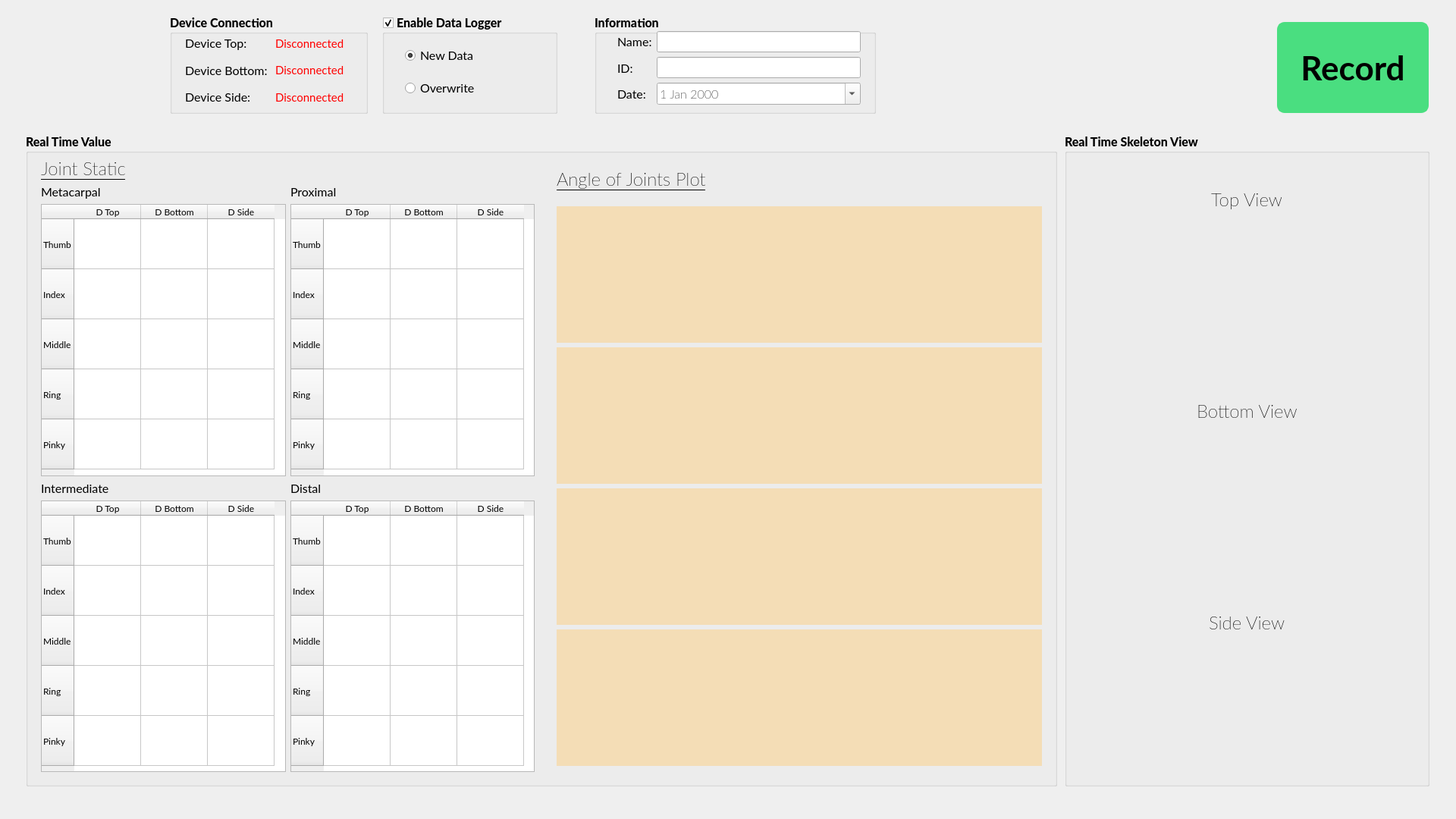
<?xml version="1.0" encoding="UTF-8"?>
<ui version="4.0">
 <class>MainWindow</class>
 <widget class="QMainWindow" name="MainWindow">
  <property name="geometry">
   <rect>
    <x>0</x>
    <y>0</y>
    <width>1920</width>
    <height>1080</height>
   </rect>
  </property>
  <property name="minimumSize">
   <size>
    <width>1706</width>
    <height>1072</height>
   </size>
  </property>
  <property name="maximumSize">
   <size>
    <width>1920</width>
    <height>1080</height>
   </size>
  </property>
  <property name="windowTitle">
   <string>MainWindow</string>
  </property>
  <widget class="QWidget" name="centralwidget">
   <layout class="QGridLayout" name="gridLayout_5">
    <item row="0" column="0">
     <widget class="QWidget" name="data_management_widget" native="true">
      <property name="maximumSize">
       <size>
        <width>1871</width>
        <height>151</height>
       </size>
      </property>
      <widget class="QGroupBox" name="data_logger">
       <property name="geometry">
        <rect>
         <x>480</x>
         <y>10</y>
         <width>231</width>
         <height>131</height>
        </rect>
       </property>
       <property name="font">
        <font>
         <family>Lato Heavy</family>
         <pointsize>12</pointsize>
         <bold>true</bold>
        </font>
       </property>
       <property name="title">
        <string>Enable Data Logger</string>
       </property>
       <property name="checkable">
        <bool>true</bool>
       </property>
       <property name="checked">
        <bool>true</bool>
       </property>
       <widget class="QWidget" name="layoutWidget">
        <property name="geometry">
         <rect>
          <x>30</x>
          <y>30</y>
          <width>191</width>
          <height>91</height>
         </rect>
        </property>
        <layout class="QVBoxLayout" name="verticalLayout_14">
         <item>
          <widget class="QRadioButton" name="radioButton">
           <property name="font">
            <font>
             <family>Lato</family>
             <pointsize>12</pointsize>
             <bold>false</bold>
            </font>
           </property>
           <property name="text">
            <string>New Data</string>
           </property>
           <property name="checkable">
            <bool>true</bool>
           </property>
           <property name="checked">
            <bool>true</bool>
           </property>
           <property name="autoExclusive">
            <bool>false</bool>
           </property>
          </widget>
         </item>
         <item>
          <widget class="QRadioButton" name="radioButton_2">
           <property name="font">
            <font>
             <family>Lato</family>
             <pointsize>12</pointsize>
             <bold>false</bold>
            </font>
           </property>
           <property name="text">
            <string>Overwrite</string>
           </property>
          </widget>
         </item>
        </layout>
       </widget>
      </widget>
      <widget class="QGroupBox" name="device_connection">
       <property name="geometry">
        <rect>
         <x>200</x>
         <y>10</y>
         <width>261</width>
         <height>131</height>
        </rect>
       </property>
       <property name="font">
        <font>
         <family>Lato Heavy</family>
         <pointsize>12</pointsize>
         <bold>true</bold>
        </font>
       </property>
       <property name="title">
        <string>Device Connection</string>
       </property>
       <widget class="QWidget" name="layoutWidget">
        <property name="geometry">
         <rect>
          <x>20</x>
          <y>23</y>
          <width>231</width>
          <height>101</height>
         </rect>
        </property>
        <layout class="QGridLayout" name="gridLayout_3">
         <item row="0" column="0">
          <layout class="QVBoxLayout" name="verticalLayout_12">
           <item>
            <widget class="QLabel" name="device_top">
             <property name="font">
              <font>
               <family>Lato</family>
               <pointsize>12</pointsize>
               <bold>false</bold>
              </font>
             </property>
             <property name="text">
              <string>Device Top:</string>
             </property>
            </widget>
           </item>
           <item>
            <widget class="QLabel" name="device_bottom">
             <property name="font">
              <font>
               <family>Lato</family>
               <pointsize>12</pointsize>
               <bold>false</bold>
              </font>
             </property>
             <property name="text">
              <string>Device Bottom:</string>
             </property>
            </widget>
           </item>
           <item>
            <widget class="QLabel" name="device_side_2">
             <property name="font">
              <font>
               <family>Lato</family>
               <pointsize>12</pointsize>
               <bold>false</bold>
              </font>
             </property>
             <property name="text">
              <string>Device Side:</string>
             </property>
            </widget>
           </item>
          </layout>
         </item>
         <item row="0" column="1">
          <layout class="QVBoxLayout" name="verticalLayout_13">
           <item>
            <widget class="QLabel" name="device_top_status">
             <property name="font">
              <font>
               <family>Lato</family>
               <pointsize>11</pointsize>
               <bold>false</bold>
              </font>
             </property>
             <property name="styleSheet">
              <string notr="true">QLabel{
	color: red;
}</string>
             </property>
             <property name="text">
              <string>Disconnected</string>
             </property>
            </widget>
           </item>
           <item>
            <widget class="QLabel" name="device_bottom_status">
             <property name="font">
              <font>
               <family>Lato</family>
               <pointsize>11</pointsize>
               <bold>false</bold>
              </font>
             </property>
             <property name="styleSheet">
              <string notr="true">QLabel{
	color: red;
}</string>
             </property>
             <property name="text">
              <string>Disconnected</string>
             </property>
            </widget>
           </item>
           <item>
            <widget class="QLabel" name="device_side_status">
             <property name="font">
              <font>
               <family>Lato</family>
               <pointsize>11</pointsize>
               <bold>false</bold>
              </font>
             </property>
             <property name="styleSheet">
              <string notr="true">QLabel{
	color: red;
}</string>
             </property>
             <property name="text">
              <string>Disconnected</string>
             </property>
            </widget>
           </item>
          </layout>
         </item>
        </layout>
       </widget>
      </widget>
      <widget class="QGroupBox" name="saved_data_information">
       <property name="geometry">
        <rect>
         <x>760</x>
         <y>10</y>
         <width>371</width>
         <height>131</height>
        </rect>
       </property>
       <property name="font">
        <font>
         <family>Lato Heavy</family>
         <pointsize>12</pointsize>
         <bold>true</bold>
        </font>
       </property>
       <property name="title">
        <string>Information</string>
       </property>
       <widget class="QWidget" name="layoutWidget">
        <property name="geometry">
         <rect>
          <x>30</x>
          <y>20</y>
          <width>321</width>
          <height>101</height>
         </rect>
        </property>
        <layout class="QGridLayout" name="gridLayout_4">
         <item row="0" column="0">
          <layout class="QVBoxLayout" name="verticalLayout_15">
           <item>
            <widget class="QLabel" name="label_name">
             <property name="font">
              <font>
               <family>Lato</family>
               <pointsize>12</pointsize>
               <bold>false</bold>
              </font>
             </property>
             <property name="text">
              <string>Name:</string>
             </property>
            </widget>
           </item>
           <item>
            <widget class="QLabel" name="label_id">
             <property name="font">
              <font>
               <family>Lato</family>
               <pointsize>12</pointsize>
               <bold>false</bold>
              </font>
             </property>
             <property name="text">
              <string>ID:</string>
             </property>
            </widget>
           </item>
           <item>
            <widget class="QLabel" name="label_date">
             <property name="font">
              <font>
               <family>Lato</family>
               <pointsize>12</pointsize>
               <bold>false</bold>
              </font>
             </property>
             <property name="text">
              <string>Date:</string>
             </property>
            </widget>
           </item>
          </layout>
         </item>
         <item row="0" column="1">
          <layout class="QVBoxLayout" name="verticalLayout_16">
           <item>
            <widget class="QLineEdit" name="name_for_csv">
             <property name="font">
              <font>
               <family>Lato Thin</family>
               <pointsize>12</pointsize>
               <bold>false</bold>
              </font>
             </property>
            </widget>
           </item>
           <item>
            <widget class="QLineEdit" name="id_for_csv">
             <property name="font">
              <font>
               <family>Lato Thin</family>
               <pointsize>12</pointsize>
               <bold>false</bold>
              </font>
             </property>
            </widget>
           </item>
           <item>
            <widget class="QDateEdit" name="date_for_csv">
             <property name="font">
              <font>
               <family>Lato Thin</family>
               <pointsize>12</pointsize>
               <bold>false</bold>
              </font>
             </property>
             <property name="calendarPopup">
              <bool>true</bool>
             </property>
            </widget>
           </item>
          </layout>
         </item>
        </layout>
       </widget>
      </widget>
      <widget class="QPushButton" name="recordButton">
       <property name="geometry">
        <rect>
         <x>1660</x>
         <y>20</y>
         <width>200</width>
         <height>120</height>
        </rect>
       </property>
       <property name="minimumSize">
        <size>
         <width>200</width>
         <height>120</height>
        </size>
       </property>
       <property name="font">
        <font>
         <family>Lato</family>
         <pointsize>33</pointsize>
         <bold>true</bold>
        </font>
       </property>
       <property name="styleSheet">
        <string notr="true">QPushButton{
	    background-color: rgb(74, 222, 128);
        border-style: solid;
        border-width: 2px;
        border-radius: 10px;  
        border-color: rgb(74, 222, 128);
}

QPushButton:hover {
        border-color: #38bdf8;  /* Change border color on hover */
}</string>
       </property>
       <property name="text">
        <string>Record</string>
       </property>
       <property name="checkable">
        <bool>false</bool>
       </property>
       <property name="autoDefault">
        <bool>false</bool>
       </property>
      </widget>
      <widget class="QLabel" name="logoWTMH">
       <property name="geometry">
        <rect>
         <x>30</x>
         <y>10</y>
         <width>120</width>
         <height>120</height>
        </rect>
       </property>
       <property name="minimumSize">
        <size>
         <width>120</width>
         <height>120</height>
        </size>
       </property>
       <property name="text">
        <string/>
       </property>
       <property name="pixmap">
        <pixmap resource="resources.qrc">:/images/images/WTMH.png</pixmap>
       </property>
       <property name="scaledContents">
        <bool>true</bool>
       </property>
      </widget>
     </widget>
    </item>
    <item row="1" column="0">
     <widget class="QWidget" name="data_visualization_widget" native="true">
      <property name="maximumSize">
       <size>
        <width>1871</width>
        <height>16777215</height>
       </size>
      </property>
      <widget class="QGroupBox" name="real_time_value">
       <property name="geometry">
        <rect>
         <x>10</x>
         <y>10</y>
         <width>1360</width>
         <height>861</height>
        </rect>
       </property>
       <property name="maximumSize">
        <size>
         <width>1360</width>
         <height>900</height>
        </size>
       </property>
       <property name="font">
        <font>
         <family>Lato Heavy</family>
         <pointsize>12</pointsize>
        </font>
       </property>
       <property name="title">
        <string>Real Time Value</string>
       </property>
       <widget class="QWidget" name="joint_static" native="true">
        <property name="geometry">
         <rect>
          <x>10</x>
          <y>30</y>
          <width>661</width>
          <height>820</height>
         </rect>
        </property>
        <property name="maximumSize">
         <size>
          <width>680</width>
          <height>820</height>
         </size>
        </property>
        <property name="styleSheet">
         <string notr="true"/>
        </property>
        <widget class="QWidget" name="layoutWidget">
         <property name="geometry">
          <rect>
           <x>10</x>
           <y>1</y>
           <width>651</width>
           <height>811</height>
          </rect>
         </property>
         <layout class="QVBoxLayout" name="verticalLayout_19">
          <item>
           <widget class="QLabel" name="label_25">
            <property name="maximumSize">
             <size>
              <width>210</width>
              <height>30</height>
             </size>
            </property>
            <property name="font">
             <font>
              <family>Lato Thin</family>
              <pointsize>18</pointsize>
              <bold>false</bold>
              <underline>true</underline>
             </font>
            </property>
            <property name="styleSheet">
             <string notr="true"/>
            </property>
            <property name="text">
             <string>Joint Static</string>
            </property>
           </widget>
          </item>
          <item>
           <layout class="QGridLayout" name="gridLayout_2">
            <item row="0" column="0">
             <layout class="QVBoxLayout" name="verticalLayout">
              <item>
               <widget class="QLabel" name="label_11">
                <property name="font">
                 <font>
                  <family>Lato</family>
                  <pointsize>12</pointsize>
                 </font>
                </property>
                <property name="text">
                 <string>Metacarpal</string>
                </property>
               </widget>
              </item>
              <item>
               <widget class="QTableWidget" name="metacarpal_table">
                <property name="font">
                 <font>
                  <family>Lato</family>
                  <pointsize>9</pointsize>
                 </font>
                </property>
                <attribute name="horizontalHeaderMinimumSectionSize">
                 <number>32</number>
                </attribute>
                <attribute name="horizontalHeaderDefaultSectionSize">
                 <number>88</number>
                </attribute>
                <attribute name="verticalHeaderMinimumSectionSize">
                 <number>23</number>
                </attribute>
                <attribute name="verticalHeaderDefaultSectionSize">
                 <number>66</number>
                </attribute>
                <row>
                 <property name="text">
                  <string>Thumb</string>
                 </property>
                </row>
                <row>
                 <property name="text">
                  <string>Index</string>
                 </property>
                </row>
                <row>
                 <property name="text">
                  <string>Middle</string>
                 </property>
                </row>
                <row>
                 <property name="text">
                  <string>Ring</string>
                 </property>
                </row>
                <row>
                 <property name="text">
                  <string>Pinky</string>
                 </property>
                </row>
                <column>
                 <property name="text">
                  <string>D Top</string>
                 </property>
                </column>
                <column>
                 <property name="text">
                  <string>D Bottom</string>
                 </property>
                </column>
                <column>
                 <property name="text">
                  <string>D Side</string>
                 </property>
                </column>
               </widget>
              </item>
             </layout>
            </item>
            <item row="0" column="1">
             <layout class="QVBoxLayout" name="verticalLayout_2">
              <item>
               <widget class="QLabel" name="label_12">
                <property name="font">
                 <font>
                  <family>Lato</family>
                  <pointsize>12</pointsize>
                 </font>
                </property>
                <property name="text">
                 <string>Proximal</string>
                </property>
               </widget>
              </item>
              <item>
               <widget class="QTableWidget" name="proximal_table">
                <property name="font">
                 <font>
                  <family>Lato</family>
                  <pointsize>9</pointsize>
                 </font>
                </property>
                <attribute name="horizontalHeaderMinimumSectionSize">
                 <number>32</number>
                </attribute>
                <attribute name="horizontalHeaderDefaultSectionSize">
                 <number>88</number>
                </attribute>
                <attribute name="verticalHeaderMinimumSectionSize">
                 <number>23</number>
                </attribute>
                <attribute name="verticalHeaderDefaultSectionSize">
                 <number>66</number>
                </attribute>
                <row>
                 <property name="text">
                  <string>Thumb</string>
                 </property>
                </row>
                <row>
                 <property name="text">
                  <string>Index</string>
                 </property>
                </row>
                <row>
                 <property name="text">
                  <string>Middle</string>
                 </property>
                </row>
                <row>
                 <property name="text">
                  <string>Ring</string>
                 </property>
                </row>
                <row>
                 <property name="text">
                  <string>Pinky</string>
                 </property>
                </row>
                <column>
                 <property name="text">
                  <string>D Top</string>
                 </property>
                </column>
                <column>
                 <property name="text">
                  <string>D Bottom</string>
                 </property>
                </column>
                <column>
                 <property name="text">
                  <string>D Side</string>
                 </property>
                </column>
               </widget>
              </item>
             </layout>
            </item>
            <item row="1" column="0">
             <layout class="QVBoxLayout" name="verticalLayout_3">
              <item>
               <widget class="QLabel" name="label_13">
                <property name="font">
                 <font>
                  <family>Lato</family>
                  <pointsize>12</pointsize>
                 </font>
                </property>
                <property name="text">
                 <string>Intermediate</string>
                </property>
               </widget>
              </item>
              <item>
               <widget class="QTableWidget" name="intermediate_table">
                <property name="font">
                 <font>
                  <family>Lato</family>
                  <pointsize>9</pointsize>
                 </font>
                </property>
                <attribute name="horizontalHeaderMinimumSectionSize">
                 <number>32</number>
                </attribute>
                <attribute name="horizontalHeaderDefaultSectionSize">
                 <number>88</number>
                </attribute>
                <attribute name="verticalHeaderMinimumSectionSize">
                 <number>23</number>
                </attribute>
                <attribute name="verticalHeaderDefaultSectionSize">
                 <number>66</number>
                </attribute>
                <row>
                 <property name="text">
                  <string>Thumb</string>
                 </property>
                </row>
                <row>
                 <property name="text">
                  <string>Index</string>
                 </property>
                </row>
                <row>
                 <property name="text">
                  <string>Middle</string>
                 </property>
                </row>
                <row>
                 <property name="text">
                  <string>Ring</string>
                 </property>
                </row>
                <row>
                 <property name="text">
                  <string>Pinky</string>
                 </property>
                </row>
                <column>
                 <property name="text">
                  <string>D Top</string>
                 </property>
                </column>
                <column>
                 <property name="text">
                  <string>D Bottom</string>
                 </property>
                </column>
                <column>
                 <property name="text">
                  <string>D Side</string>
                 </property>
                </column>
               </widget>
              </item>
             </layout>
            </item>
            <item row="1" column="1">
             <layout class="QVBoxLayout" name="verticalLayout_4">
              <item>
               <widget class="QLabel" name="label_14">
                <property name="font">
                 <font>
                  <family>Lato</family>
                  <pointsize>12</pointsize>
                 </font>
                </property>
                <property name="text">
                 <string>Distal</string>
                </property>
               </widget>
              </item>
              <item>
               <widget class="QTableWidget" name="distal_table">
                <property name="font">
                 <font>
                  <family>Lato</family>
                  <pointsize>9</pointsize>
                 </font>
                </property>
                <attribute name="horizontalHeaderMinimumSectionSize">
                 <number>32</number>
                </attribute>
                <attribute name="horizontalHeaderDefaultSectionSize">
                 <number>88</number>
                </attribute>
                <attribute name="verticalHeaderMinimumSectionSize">
                 <number>23</number>
                </attribute>
                <attribute name="verticalHeaderDefaultSectionSize">
                 <number>66</number>
                </attribute>
                <row>
                 <property name="text">
                  <string>Thumb</string>
                 </property>
                </row>
                <row>
                 <property name="text">
                  <string>Index</string>
                 </property>
                </row>
                <row>
                 <property name="text">
                  <string>Middle</string>
                 </property>
                </row>
                <row>
                 <property name="text">
                  <string>Ring</string>
                 </property>
                </row>
                <row>
                 <property name="text">
                  <string>Pinky</string>
                 </property>
                </row>
                <column>
                 <property name="text">
                  <string>D Top</string>
                 </property>
                </column>
                <column>
                 <property name="text">
                  <string>D Bottom</string>
                 </property>
                </column>
                <column>
                 <property name="text">
                  <string>D Side</string>
                 </property>
                </column>
               </widget>
              </item>
             </layout>
            </item>
           </layout>
          </item>
         </layout>
        </widget>
       </widget>
       <widget class="QWidget" name="angle_of_joint" native="true">
        <property name="geometry">
         <rect>
          <x>690</x>
          <y>30</y>
          <width>661</width>
          <height>820</height>
         </rect>
        </property>
        <property name="maximumSize">
         <size>
          <width>680</width>
          <height>820</height>
         </size>
        </property>
        <property name="styleSheet">
         <string notr="true"/>
        </property>
        <widget class="QWidget" name="layoutWidget">
         <property name="geometry">
          <rect>
           <x>10</x>
           <y>0</y>
           <width>641</width>
           <height>821</height>
          </rect>
         </property>
         <layout class="QVBoxLayout" name="verticalLayout_18">
          <item>
           <widget class="QLabel" name="label_26">
            <property name="maximumSize">
             <size>
              <width>320</width>
              <height>30</height>
             </size>
            </property>
            <property name="font">
             <font>
              <family>Lato Thin</family>
              <pointsize>18</pointsize>
              <bold>false</bold>
              <underline>true</underline>
             </font>
            </property>
            <property name="styleSheet">
             <string notr="true"/>
            </property>
            <property name="text">
             <string>Angle of Joints Plot</string>
            </property>
           </widget>
          </item>
          <item>
           <layout class="QVBoxLayout" name="verticalLayout_17">
            <item>
             <widget class="QWidget" name="metacarpal_widget" native="true">
              <property name="maximumSize">
               <size>
                <width>640</width>
                <height>180</height>
               </size>
              </property>
              <property name="styleSheet">
               <string notr="true">QWidget{
	background-color:rgb(244,221,182);
}</string>
              </property>
              <widget class="QWidget" name="metacarpal_plot" native="true">
               <property name="geometry">
                <rect>
                 <x>10</x>
                 <y>10</y>
                 <width>621</width>
                 <height>161</height>
                </rect>
               </property>
              </widget>
             </widget>
            </item>
            <item>
             <widget class="QWidget" name="proximal_widget" native="true">
              <property name="maximumSize">
               <size>
                <width>640</width>
                <height>180</height>
               </size>
              </property>
              <property name="styleSheet">
               <string notr="true">QWidget{
	background-color:rgb(244,221,182);
}</string>
              </property>
              <widget class="QWidget" name="proximal_plot" native="true">
               <property name="geometry">
                <rect>
                 <x>10</x>
                 <y>10</y>
                 <width>621</width>
                 <height>161</height>
                </rect>
               </property>
              </widget>
             </widget>
            </item>
            <item>
             <widget class="QWidget" name="intermediate_widget" native="true">
              <property name="maximumSize">
               <size>
                <width>640</width>
                <height>180</height>
               </size>
              </property>
              <property name="styleSheet">
               <string notr="true">QWidget{
	background-color:rgb(244,221,182);
}</string>
              </property>
              <widget class="QWidget" name="intermediate_plot" native="true">
               <property name="geometry">
                <rect>
                 <x>10</x>
                 <y>10</y>
                 <width>621</width>
                 <height>161</height>
                </rect>
               </property>
              </widget>
             </widget>
            </item>
            <item>
             <widget class="QWidget" name="distal_widget" native="true">
              <property name="maximumSize">
               <size>
                <width>640</width>
                <height>180</height>
               </size>
              </property>
              <property name="styleSheet">
               <string notr="true">QWidget{
	background-color:rgb(244,221,182);
}</string>
              </property>
              <widget class="QWidget" name="distal_plot" native="true">
               <property name="geometry">
                <rect>
                 <x>10</x>
                 <y>10</y>
                 <width>621</width>
                 <height>161</height>
                </rect>
               </property>
              </widget>
             </widget>
            </item>
           </layout>
          </item>
         </layout>
        </widget>
       </widget>
      </widget>
      <widget class="QGroupBox" name="real_time_skeleton_view">
       <property name="geometry">
        <rect>
         <x>1380</x>
         <y>10</y>
         <width>481</width>
         <height>861</height>
        </rect>
       </property>
       <property name="maximumSize">
        <size>
         <width>501</width>
         <height>861</height>
        </size>
       </property>
       <property name="font">
        <font>
         <family>Lato Heavy</family>
         <pointsize>12</pointsize>
         <bold>false</bold>
        </font>
       </property>
       <property name="title">
        <string>Real Time Skeleton View</string>
       </property>
       <widget class="QWidget" name="layoutWidget">
        <property name="geometry">
         <rect>
          <x>10</x>
          <y>20</y>
          <width>461</width>
          <height>831</height>
         </rect>
        </property>
        <layout class="QGridLayout" name="gridLayout">
         <item row="0" column="0">
          <layout class="QVBoxLayout" name="verticalLayout_5">
           <item alignment="Qt::AlignHCenter">
            <widget class="QLabel" name="label">
             <property name="font">
              <font>
               <family>Lato Thin</family>
               <pointsize>18</pointsize>
               <bold>false</bold>
              </font>
             </property>
             <property name="text">
              <string>Top View</string>
             </property>
            </widget>
           </item>
           <item>
            <widget class="QLabel" name="label_15">
             <property name="font">
              <font>
               <family>Lato</family>
               <pointsize>9</pointsize>
               <bold>false</bold>
              </font>
             </property>
             <property name="styleSheet">
              <string notr="true">QVBoxLayout{
	text-align:left;
}</string>
             </property>
             <property name="text">
              <string/>
             </property>
             <property name="pixmap">
              <pixmap resource="resources.qrc">:/images/images/Screenshot 2024-03-27 173518.png</pixmap>
             </property>
             <property name="scaledContents">
              <bool>true</bool>
             </property>
            </widget>
           </item>
          </layout>
         </item>
         <item row="1" column="0">
          <layout class="QVBoxLayout" name="verticalLayout_10">
           <item alignment="Qt::AlignHCenter">
            <widget class="QLabel" name="label_16">
             <property name="font">
              <font>
               <family>Lato Thin</family>
               <pointsize>18</pointsize>
               <bold>false</bold>
              </font>
             </property>
             <property name="text">
              <string>Bottom View</string>
             </property>
            </widget>
           </item>
           <item>
            <widget class="QLabel" name="label_31">
             <property name="font">
              <font>
               <family>Lato</family>
               <pointsize>12</pointsize>
               <bold>false</bold>
              </font>
             </property>
             <property name="styleSheet">
              <string notr="true">QVBoxLayout{
	text-align:left;
}</string>
             </property>
             <property name="text">
              <string/>
             </property>
             <property name="pixmap">
              <pixmap resource="resources.qrc">:/images/images/Screenshot 2024-03-27 173518.png</pixmap>
             </property>
             <property name="scaledContents">
              <bool>true</bool>
             </property>
            </widget>
           </item>
          </layout>
         </item>
         <item row="2" column="0">
          <layout class="QVBoxLayout" name="verticalLayout_11">
           <item alignment="Qt::AlignHCenter">
            <widget class="QLabel" name="label_32">
             <property name="font">
              <font>
               <family>Lato Thin</family>
               <pointsize>18</pointsize>
               <bold>false</bold>
              </font>
             </property>
             <property name="text">
              <string>Side View</string>
             </property>
            </widget>
           </item>
           <item>
            <widget class="QLabel" name="label_33">
             <property name="styleSheet">
              <string notr="true">QVBoxLayout{
	text-align:left;
}</string>
             </property>
             <property name="text">
              <string/>
             </property>
             <property name="pixmap">
              <pixmap resource="resources.qrc">:/images/images/Screenshot 2024-03-27 173518.png</pixmap>
             </property>
             <property name="scaledContents">
              <bool>true</bool>
             </property>
            </widget>
           </item>
          </layout>
         </item>
        </layout>
       </widget>
      </widget>
     </widget>
    </item>
   </layout>
  </widget>
 </widget>
 <resources>
  <include location="resources.qrc"/>
 </resources>
 <connections/>
</ui>
